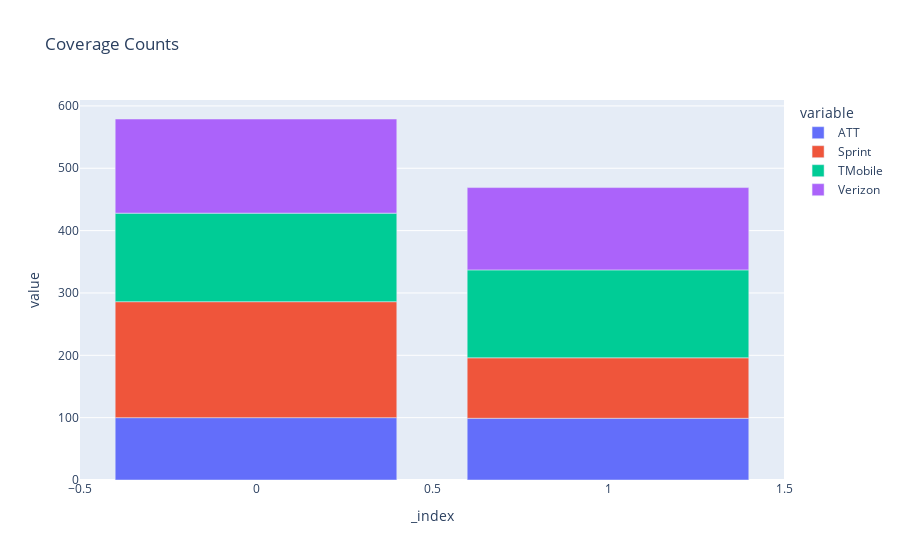

Here is the notebook cell this chart was saved with:
### Code cell
import plotly.express as px
df = counts
# Use directly Columns as argument. You can use tab completion for this!
fig = px.bar(df, x=counts.index, y=["ATT", "Sprint", "TMobile", "Verizon"], title="Coverage Counts")
fig.show()

### Figure 1 — Plotly figure (JSON) as saved in the notebook; plotly's stock layout.template omitted (floating-point values rounded to 4 significant figures)
{"data": [{"alignmentgroup": "True", "hovertemplate": "variable=ATT<br>_index=%{x}<br>value=%{y}<extra></extra>", "legendgroup": "ATT", "marker": {"color": "#636efa"}, "name": "ATT", "offsetgroup": "ATT", "orientation": "v", "showlegend": true, "textposition": "auto", "type": "bar", "x": [0, 1], "xaxis": "x", "y": [100, 99], "yaxis": "y"}, {"alignmentgroup": "True", "hovertemplate": "variable=Sprint<br>_index=%{x}<br>value=%{y}<extra></extra>", "legendgroup": "Sprint", "marker": {"color": "#EF553B"}, "name": "Sprint", "offsetgroup": "Sprint", "orientation": "v", "showlegend": true, "textposition": "auto", "type": "bar", "x": [0, 1], "xaxis": "x", "y": [186, 97], "yaxis": "y"}, {"alignmentgroup": "True", "hovertemplate": "variable=TMobile<br>_index=%{x}<br>value=%{y}<extra></extra>", "legendgroup": "TMobile", "marker": {"color": "#00cc96"}, "name": "TMobile", "offsetgroup": "TMobile", "orientation": "v", "showlegend": true, "textposition": "auto", "type": "bar", "x": [0, 1], "xaxis": "x", "y": [142, 141], "yaxis": "y"}, {"alignmentgroup": "True", "hovertemplate": "variable=Verizon<br>_index=%{x}<br>value=%{y}<extra></extra>", "legendgroup": "Verizon", "marker": {"color": "#ab63fa"}, "name": "Verizon", "offsetgroup": "Verizon", "orientation": "v", "showlegend": true, "textposition": "auto", "type": "bar", "x": [0, 1], "xaxis": "x", "y": [151, 132], "yaxis": "y"}], "layout": {"barmode": "relative", "legend": {"title": {"text": "variable"}, "tracegroupgap": 0}, "title": {"text": "Coverage Counts"}, "xaxis": {"anchor": "y", "domain": [0, 1], "title": {"text": "_index"}}, "yaxis": {"anchor": "x", "domain": [0, 1], "title": {"text": "value"}}}}
